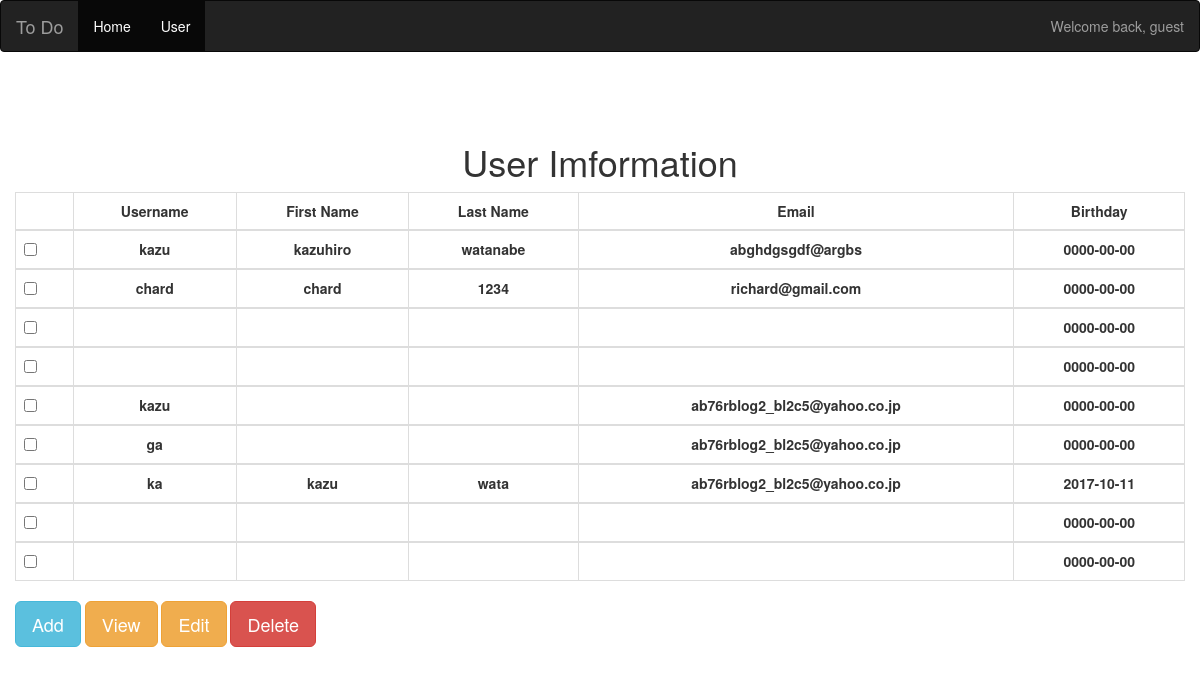
Screenshot of /admin/user.php with the database file from the repository.
### tables this page shows
CREATE TABLE `tbl_profile` (
  `prof_id` int(11) NOT NULL,
  `user_id` int(11) NOT NULL,
  `firstname` varchar(20) NOT NULL,
  `lastname` varchar(20) NOT NULL,
  `email` varchar(50) NOT NULL,
  `birthday` date NOT NULL
);

CREATE TABLE `tbl_users` (
  `user_id` int(11) NOT NULL,
  `username` varchar(20) NOT NULL,
  `password` varchar(20) NOT NULL
);

### admin/user.php (the view, shortened to what this page needs)
<?php
require_once ("header.php");
?>
<!DOCTYPE html>
<html>
<head>
	<link rel="stylesheet" href="https://maxcdn.bootstrapcdn.com/bootstrap/3.3.7/css/bootstrap.min.css">
</head>
<body>
<div class="container">
	<div class="row" style="margin-top: 50px;">
	<h1 class="text-center">User Imformation</h1>
		<form method="post" action="index.php">
			<table class="table table-bordered">
				<thead>
					<th></th>
					<th class="text-center">Username</th>
					<th class="text-center">First Name</th>
					<th class="text-center">Last Name</th>
					<th class="text-center">Email</th>
					<th class="text-center">Birthday</th>
				</thead>
<?php
$sql = "SELECT * FROM tbl_users as u INNER JOIN tbl_profile as p ON u.user_id = p.user_id";
$result = $conn->query($sql);
if ($result->num_rows > 0) {
while($row = $result->fetch_assoc()){
?>
				<tbody>
					<th><input type="checkbox" value="<?php echo $row['user_id'];?> " name="check"></th>
					<th class="text-center"><?php echo $row['username']; ?></th>
					<th class="text-center"><?php echo $row['firstname']; ?></th>
					<th class="text-center"><?php echo $row['lastname']; ?></th>
					<th class="text-center"><?php echo $row['email']; ?></th>
					<th class="text-center"><?php echo $row['birthday']; ?></th>
				</tbody>
			<?php
        }
      }
      ?>
      </table>
			<a href="adduser.php" class="btn btn-info btn-lg">Add</a>
			<a onClick="" class="btn btn-warning btn-lg">View</a>
			<a onClick="edit_todo();" class="btn btn-warning btn-lg">Edit</a>
			<a onClick="" class="btn btn-danger btn-lg">Delete</a>
		</form>
	</div>
</div>
</body>
</html>

### admin/header.php (shortened to what this page needs)
<!DOCTYPE html>
<html>
<head>
	<link rel="stylesheet" href="https://maxcdn.bootstrapcdn.com/bootstrap/3.3.7/css/bootstrap.min.css">
</head>
<body>
<nav class="navbar navbar-inverse">
  <div class="container-fluid">
    <div class="navbar-header">
      <a class="navbar-brand" href="index.php">To Do</a>
    </div>
    <ul class="nav navbar-nav">
      <li class="active"><a href="index.php">Home</a></li>
      <li class="active"><a href="user.php">User</a></li>
    </ul>
    <ul class="nav navbar-nav navbar-right">
      <p class="navbar-text">Welcome back, guest</p>
      </ul>
  </div>
</nav>

### rows the page displays
tbl_profile: user.username "kazu", firstname "kazuhiro", lastname "watanabe", email "abghdgsgdf@argbs", birthday "0000-00-00"
tbl_profile: user.username "chard", firstname "chard", lastname "1234", email "richard@gmail.com", birthday "0000-00-00"
tbl_profile: birthday "0000-00-00"
tbl_profile: birthday "0000-00-00"
tbl_profile: user.username "kazu", email "ab76rblog2_bl2c5@yahoo.co.jp", birthday "0000-00-00"
tbl_profile: user.username "ga", email "ab76rblog2_bl2c5@yahoo.co.jp", birthday "0000-00-00"
tbl_profile: user.username "ka", firstname "kazu", lastname "wata", email "ab76rblog2_bl2c5@yahoo.co.jp", birthday "2017-10-11"
tbl_profile: birthday "0000-00-00"
tbl_profile: birthday "0000-00-00"
